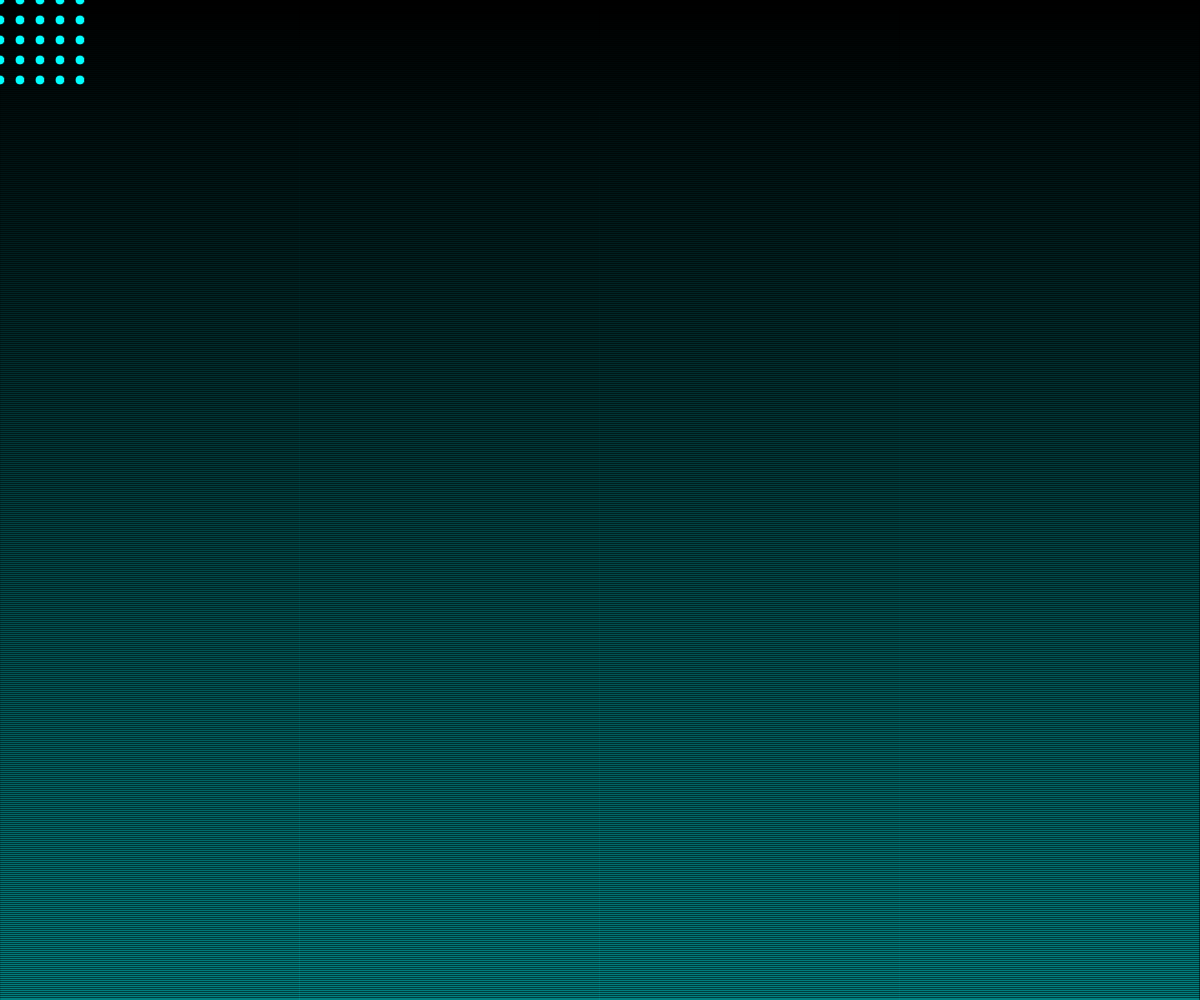
Frame 1 (no input)
Frame 60 (no input): identical to frame 1, image omitted
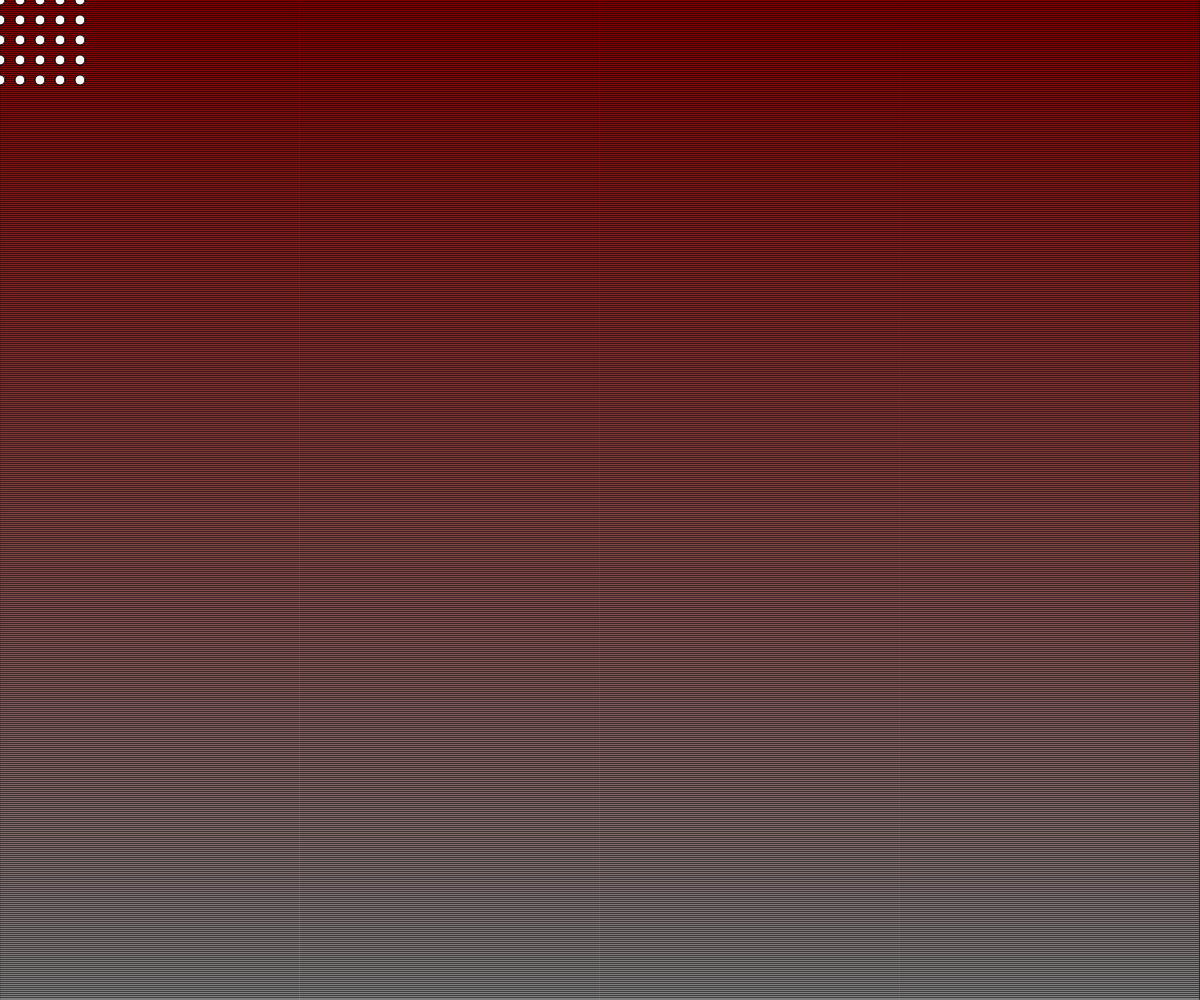
Frame 120 (the mouse pressed at the canvas centre since frame 60)

The p5.js sketch that drew these frames (run headless with seeded random() and noise() and a simulated clock; from frame 60 on, the mouse is pressed at the canvas centre):

// p5.js sketch
// ── sketch.js
//Gradient Background
// Dilpreet
// 29 February, 2024
//Creating a gradient + drawing with neste d loops 


let rectHeight =  2;
let spacing = 20;

function setup() {
  createCanvas(windowWidth, windowHeight);
}

function draw() {
  gradientBackground(220);
  nestedLoop();
}

function nestedLoop(){
  for(let x=0;x<100;x+=spacing){
    for(let y=0;y<100;y+=spacing){
      circle(x,y,10);
    }
  }
}

function gradientBackground(){
  let y = 0;
  while(y<height){
    let c = color(mouseX,map(y,0,height,0,255),map(y,0,height,0,255));
    fill(c);

    rect(0,y,width,rectHeight);
    y+=rectHeight;
  }

}
